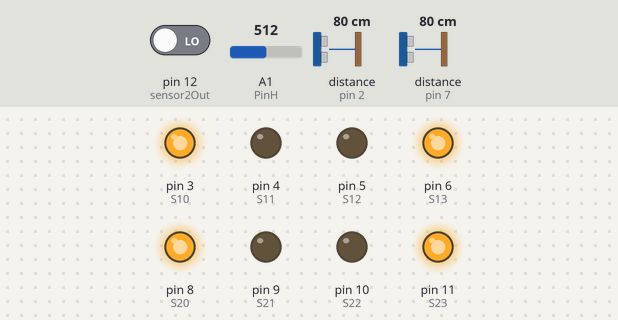
The sketch below on a simulated Arduino Uno, built with avr-gcc and run on an emulated ATmega328P. Parts: output pins drawn as LEDs (lit = HIGH). Wiring (inferred from the names in the program): ultrasonic range finder: trigger pin 13; echo pin 2. The test bench sets the inputs (shaded band); at power-on: distance to the obstacle (sensors on pin 2, pin 7) 80 cm, pin 12 (sensor2Out) LOW, A1 (PinH) = 512. The echo pulse lasts 58.3 µs per cm; pins used as bus, display or sensor lines are not drawn; what the sketch prints to the serial monitor is not drawn.

Above: at 6.4 s.
6.5 s: distance to the obstacle (sensor on pin 2) set to 2 cm
At 7.8 s:
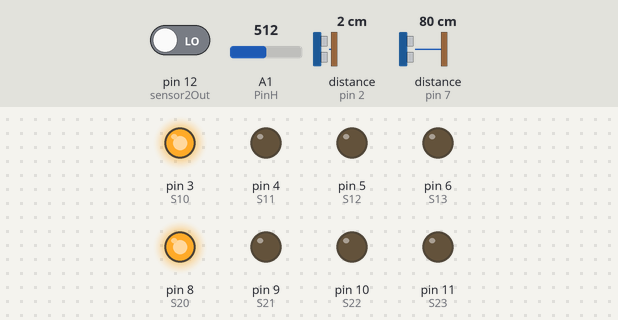
At 8.8 s:
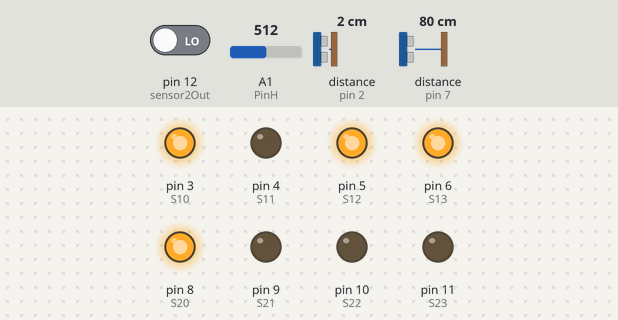
10.0 s: distance to the obstacle (sensor on pin 2) set to 60 cm
At 10.7 s:
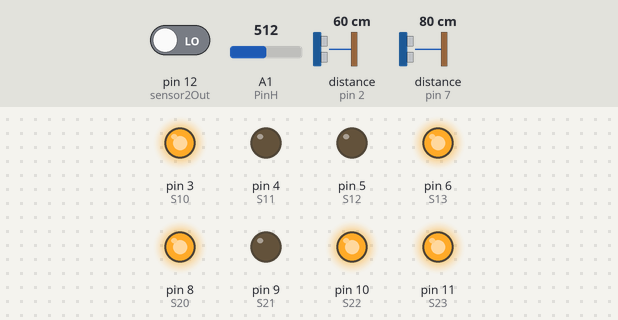
28.5 s: distance to the obstacle (sensor on pin 2) set to 4 cm
Timing chart, 0 to 38.0 s (numbered marks = the images above; inputs shaded):
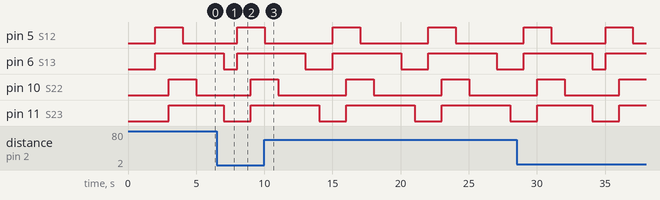

The sketch:

ACYE2PRO1.ino
```cpp
// Configuramos los pines del sensor Trigger y Echo
const int PinTrig = 13;
const int PinEcho = 2;

#define S10 3
#define S11 4
#define S12 5
#define S13 6
#define sensor1Out 7

#define S20 8
#define S21 9
#define S22 10
#define S23 11
#define sensor2Out 12

int redFrequency1 = 0;
int greenFrequency1 = 0;
int blueFrequency1 = 0;

int redFrequency2 = 0;
int greenFrequency2 = 0;
int blueFrequency2 = 0;

//pines humedad
const int PinH = A1;

// Constante velocidad sonido en cm/s
const float VelSon = 34000.0;
int StartTime=0;
float humedad = 0;

void setup()
{
  // salidas hacia sensor color 1
  pinMode(S10, OUTPUT);
  pinMode(S11, OUTPUT);
  pinMode(S12, OUTPUT);
  pinMode(S13, OUTPUT);
  //salidas hacia sensor color 2
  pinMode(S20, OUTPUT);
  pinMode(S21, OUTPUT);
  pinMode(S22, OUTPUT);
  pinMode(S23, OUTPUT);

  // entradas de señal de sensor de color
  pinMode(sensor1Out, INPUT);

  pinMode(sensor2Out, INPUT);
  //escala de lectura 20%
  digitalWrite(S10, HIGH);
  digitalWrite(S11, LOW);
  digitalWrite(S20, HIGH);
  digitalWrite(S21, LOW);
  // Iniciamos la comunicacion serie para enviar el resultado
  Serial.begin(9600);
  unsigned long StartTime = millis();//iniciar medicion tiempo;
  // Ponemos el pin Trig en modo salida
  pinMode(PinTrig, OUTPUT);
  // Ponemos el pin Echo en modo entrada
  pinMode(PinEcho, INPUT);

  StartTime = millis();
}
void loop()
{
  iniciarTrigger();

  // La función pulseIn obtiene el tiempo que tarda en cambiar entre estados, en este caso a HIGH
  unsigned long tiempo = pulseIn(PinEcho, HIGH);

  // Obtenemos la distancia en cm, hay que convertir el tiempo en segudos ya que está en microsegundos
  // por eso se multiplica por 0.000001
  float distancia = tiempo * 0.000001 * VelSon / 2.0;
  unsigned long CurrentTime = millis();//tiempo actual
  unsigned long ElapsedTime = CurrentTime - StartTime;//tiempo desde el inicio(milliseconds)
  ElapsedTime = ElapsedTime / 1000; //conversion de tiempo a segundos
  humedad = analogRead(PinH); //obtenemos valor humedad tierra
  //humedad = humedad * (100 / 1023); //calculamos porcentaje de humedad en la tierra en base a los valores del sensor
  //humedad = 100 - humedad; //obtenemos el porcentaje adecuado
  //fotodiodos rojos:
  digitalWrite(S12, LOW);
  digitalWrite(S13, LOW);
  redFrequency1 = pulseIn(sensor1Out, LOW);
  digitalWrite(S22, LOW);
  digitalWrite(S23, LOW);
  redFrequency2 = pulseIn(sensor2Out, LOW);
  //fotodiodos verdes:
  digitalWrite(S12, HIGH);
  digitalWrite(S13, HIGH);
  greenFrequency1 = pulseIn(sensor1Out, LOW);
  digitalWrite(S22, HIGH);
  digitalWrite(S23, HIGH);
  greenFrequency2 = pulseIn(sensor2Out, LOW);
  //fotodiodos azules:
  digitalWrite(S12, LOW);
  digitalWrite(S13, HIGH);
  blueFrequency1 = pulseIn(sensor1Out, LOW);
  digitalWrite(S22, LOW);
  digitalWrite(S23, HIGH);
  blueFrequency2 = pulseIn(sensor2Out, LOW);

  //enviar datos:
  //enviar datos:
  Serial.print("DISTANCE ");
  Serial.println(distancia);

  Serial.print("PREFILTER ");
  Serial.print(redFrequency1);
  Serial.print(" ");
  Serial.print(greenFrequency1);
  Serial.print(" ");
  Serial.println(blueFrequency1);

  Serial.print("POSTFILTER ");
  Serial.print(redFrequency2);
  Serial.print(" ");
  Serial.print(greenFrequency2);
  Serial.print(" ");
  Serial.println(blueFrequency2);

  Serial.print("HUMIDITY ");
  Serial.println(humedad);
  delay(1000);
}

// Método que inicia la secuencia del Trigger para comenzar a medir
void iniciarTrigger()
{
  // Ponemos el Triiger en estado bajo y esperamos 2 ms
  digitalWrite(PinTrig, LOW);
  delayMicroseconds(2);

  // Ponemos el pin Trigger a estado alto y esperamos 10 ms
  digitalWrite(PinTrig, HIGH);
  delayMicroseconds(10);

  // Comenzamos poniendo el pin Trigger en estado bajo
  digitalWrite(PinTrig, LOW);
}
```

Measured:
- after the input at 6.5 s, pin 5 (S12): LOW → HIGH after 1.5 s instead of 2.5 s; pin 10 (S22): LOW → HIGH after 2.5 s; pin 11 (S23): HIGH → LOW after 0.51 s instead of 1.5 s
- by itself, pin 6 (S13): alternates HIGH for 5.0 s and LOW for 2.0 s
